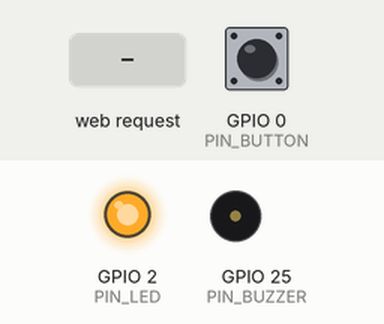
Simulated run of this sketch. Board: ESP32. Shown: output pins drawn as LEDs (lit = HIGH), buzzer (waves = sounding). Dashed ring = blinking. The test bench sets the inputs (shaded band); at power-on: GPIO 0 (PIN_BUTTON) HIGH. WiFi joins after 1.5 s; servers stay silent unless stated; what the sketch prints to the serial monitor is not drawn.

Above: at 3.0 s.
3.1 s: GPIO 0 (PIN_BUTTON) pulled LOW for 0.15 s
At 3.4 s:
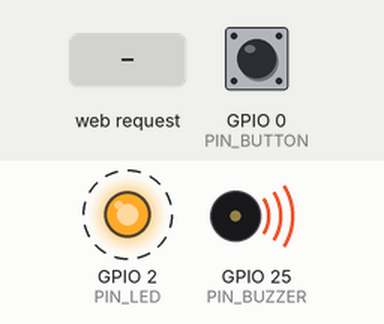
6.1 s: HTTP request GET /alert?state=off received
At 6.5 s:
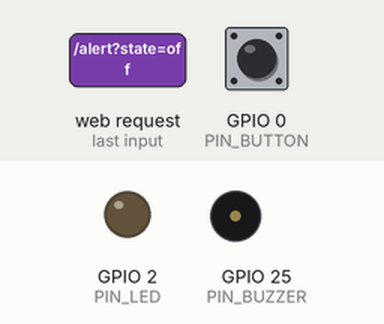
9.1 s: HTTP request GET /alert?state=on received
At 9.16 s:
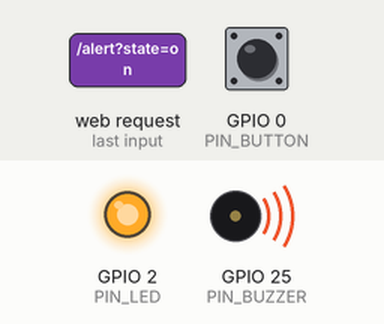
12.1 s: GPIO 0 (PIN_BUTTON) pulled LOW for 1 s
At 13.5 s:
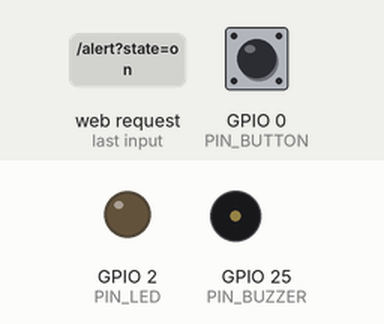
14.6 s: GPIO 0 (PIN_BUTTON) pulled LOW for 3.2 s
At 14.9 s:
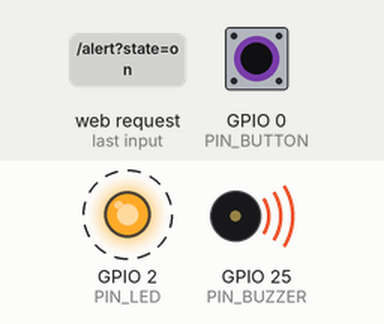
Timing chart, 0 to 20.3 s (numbered marks = the images above; inputs shaded):
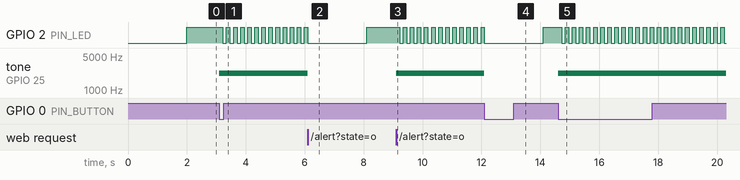

Measured:
- after the input at 3.1 s, tone on GPIO 25 (PIN_BUZZER): silent → 2200 Hz at once
- after the input at 6.1 s, tone on GPIO 25 (PIN_BUZZER): 2200 Hz → silent at once
- after the input at 9.1 s, tone on GPIO 25 (PIN_BUZZER): silent → 2200 Hz at once
- after the input at 12.1 s, tone on GPIO 25 (PIN_BUZZER): 2200 Hz → silent at once
- after the input at 14.6 s, tone on GPIO 25 (PIN_BUZZER): silent → 2200 Hz at once
- by itself, GPIO 2 (PIN_LED): alternates HIGH for 0.12 s and LOW for 0.12 s

The sketch:

esp32_alert.ino
```cpp
/*
 * esp32_alert.ino - Board cảnh báo nguy hiểm
 *
 * Board ESP32 mở một HTTP server nhỏ trong mạng WiFi nội bộ. Chương trình Python
 * trên máy tính sẽ gọi:
 *   GET /status                        -> trạng thái board (JSON)
 *   GET /alert?state=on&duration=60    -> bật còi + đèn nháy trong 60 giây
 *   GET /alert?state=off               -> tắt cảnh báo
 *
 * Phần cứng:
 *   - Còi buzzer (hoặc module còi) -> GPIO 25
 *   - LED                          -> GPIO 2 (LED có sẵn trên board)
 *   - Nút nhấn (dùng nút BOOT)     -> GPIO 0, nhấn để tắt còi tại chỗ
 *
 * Bo mạch: ESP32 DevKit. Thư viện: ESP32 core >= 3.0 (Boards Manager).
 */

#include <WiFi.h>
#include <WebServer.h>
#include <ESPmDNS.h>
#include <esp_arduino_version.h>

// ===================== CẤU HÌNH =====================
static const char *WIFI_SSID = "TEN_WIFI_CUA_BAN";
static const char *WIFI_PASS = "MAT_KHAU_WIFI";

// Có thể dùng tên này thay cho IP trong config.json: "alert-esp32.local"
static const char *MDNS_HOST = "alert-esp32";

static const int PIN_BUZZER = 25;
static const int PIN_LED = 2;
static const int PIN_BUTTON = 0;  // nút BOOT, nhấn = tắt còi

static const uint16_t TONE_HZ = 2200;         // tần số còi
static const uint32_t DEFAULT_ALARM_MS = 60000;  // thời lượng cảnh báo mặc định
static const uint32_t DEBOUNCE_MS = 200;

// ===================== BIẾN =====================
WebServer server(80);

bool alarmActive = false;
uint32_t alarmEndMs = 0;
uint32_t lastLedToggleMs = 0;
bool ledState = false;
uint32_t lastWifiCheckMs = 0;
uint32_t lastButtonMs = 0;
bool lastButtonReading = HIGH;

#if defined(ESP_ARDUINO_VERSION_MAJOR) && ESP_ARDUINO_VERSION_MAJOR >= 3
#define BUZZER_SETUP() ledcAttach(PIN_BUZZER, TONE_HZ, 10)
#define BUZZER_TONE(freq) ledcWriteTone(PIN_BUZZER, (freq))
#else
#define BUZZER_CHANNEL 0
#define BUZZER_SETUP()                       \
  do {                                       \
    ledcSetup(BUZZER_CHANNEL, TONE_HZ, 10);  \
    ledcAttachPin(PIN_BUZZER, BUZZER_CHANNEL); \
  } while (0)
#define BUZZER_TONE(freq) ledcWriteTone(BUZZER_CHANNEL, (freq))
#endif

// ===================== CÒI / ĐÈN =====================
void setAlarm(bool on, uint32_t durationMs) {
  alarmActive = on;
  alarmEndMs = on ? millis() + durationMs : 0;

  if (on) {
    BUZZER_TONE(TONE_HZ);
    digitalWrite(PIN_LED, HIGH);
    ledState = true;
  } else {
    BUZZER_TONE(0);
    digitalWrite(PIN_LED, LOW);
    ledState = false;
  }
  lastLedToggleMs = millis();

  Serial.printf("[ALARM] %s (thoi luong %lu ms)\n", on ? "BAT" : "TAT",
                (unsigned long)durationMs);
}

void updateLed() {
  uint32_t now = millis();
  uint32_t interval = alarmActive ? 120 : 2000;  // cảnh báo: nháy nhanh
  if (now - lastLedToggleMs >= interval) {
    lastLedToggleMs = now;
    ledState = !ledState;
    digitalWrite(PIN_LED, ledState ? HIGH : LOW);
  }
}

void updateButton() {
  bool reading = digitalRead(PIN_BUTTON);
  if (reading != lastButtonReading && (millis() - lastButtonMs) > DEBOUNCE_MS) {
    lastButtonMs = millis();
    lastButtonReading = reading;
    if (reading == LOW) {  // vừa nhấn
      if (alarmActive) {
        Serial.println("[BUTTON] Nhan nut -> tat canh bao");
        setAlarm(false, 0);
      } else {
        Serial.println("[BUTTON] Nhan nut -> bat canh bao");
        setAlarm(true, DEFAULT_ALARM_MS);
      }
    }
  }
}

// ===================== HTTP =====================
void sendStatus() {
  String json = "{\"alarm\":";
  json += alarmActive ? "true" : "false";
  json += ",\"remaining_ms\":";
  if (alarmActive) {
    json += String((long)(alarmEndMs - millis()));
  } else {
    json += "0";
  }
  json += ",\"rssi\":" + String(WiFi.RSSI());
  json += ",\"uptime_s\":" + String(millis() / 1000);
  json += ",\"ip\":\"" + WiFi.localIP().toString() + "\"}";
  server.send(200, "application/json", json);
}

void handleStatus() {
  sendStatus();
}

void handleAlert() {
  String state = server.arg("state");
  if (state == "on") {
    uint32_t durationMs = DEFAULT_ALARM_MS;
    if (server.hasArg("duration")) {
      long seconds = server.arg("duration").toInt();
      if (seconds > 0) durationMs = (uint32_t)seconds * 1000UL;
    }
    setAlarm(true, durationMs);
  } else if (state == "off") {
    setAlarm(false, 0);
  } else {
    server.send(400, "application/json", "{\"error\":\"state phai la on hoac off\"}");
    return;
  }
  sendStatus();
}

void handleNotFound() {
  server.send(404, "application/json", "{\"error\":\"not found\"}");
}

// ===================== WIFI =====================
void connectWifi() {
  if (WiFi.status() == WL_CONNECTED) return;

  Serial.printf("\nDang ket noi WiFi \"%s\"", WIFI_SSID);
  WiFi.mode(WIFI_STA);
  WiFi.begin(WIFI_SSID, WIFI_PASS);

  uint32_t start = millis();
  while (WiFi.status() != WL_CONNECTED && millis() - start < 20000) {
    delay(500);
    Serial.print(".");
  }

  if (WiFi.status() == WL_CONNECTED) {
    Serial.printf("\nDa ket noi. IP: %s\n", WiFi.localIP().toString().c_str());
  } else {
    Serial.println("\nKet noi WiFi that bai, se thu lai...");
  }
}

// ===================== SETUP / LOOP =====================
void setup() {
  Serial.begin(115200);
  delay(300);
  Serial.println("\n=== ESP32 CANH BAO NGUY HIEM ===");

  pinMode(PIN_LED, OUTPUT);
  pinMode(PIN_BUTTON, INPUT_PULLUP);
  digitalWrite(PIN_LED, LOW);
  BUZZER_SETUP();
  BUZZER_TONE(0);

  connectWifi();

  if (MDNS.begin(MDNS_HOST)) {
    Serial.printf("mDNS: http://%s.local\n", MDNS_HOST);
  }

  server.on("/status", HTTP_GET, handleStatus);
  server.on("/alert", HTTP_GET, handleAlert);
  server.onNotFound(handleNotFound);
  server.begin();
  Serial.println("HTTP server dang chay o cong 80");
}

void loop() {
  server.handleClient();

  // Tự tắt còi khi hết thời lượng
  if (alarmActive && (int32_t)(millis() - alarmEndMs) >= 0) {
    Serial.println("[ALARM] Het thoi luong -> tat");
    setAlarm(false, 0);
  }

  updateLed();
  updateButton();

  // Kiểm tra và kết nối lại WiFi mỗi 10 giây
  if (millis() - lastWifiCheckMs >= 10000) {
    lastWifiCheckMs = millis();
    connectWifi();
  }
}
```
